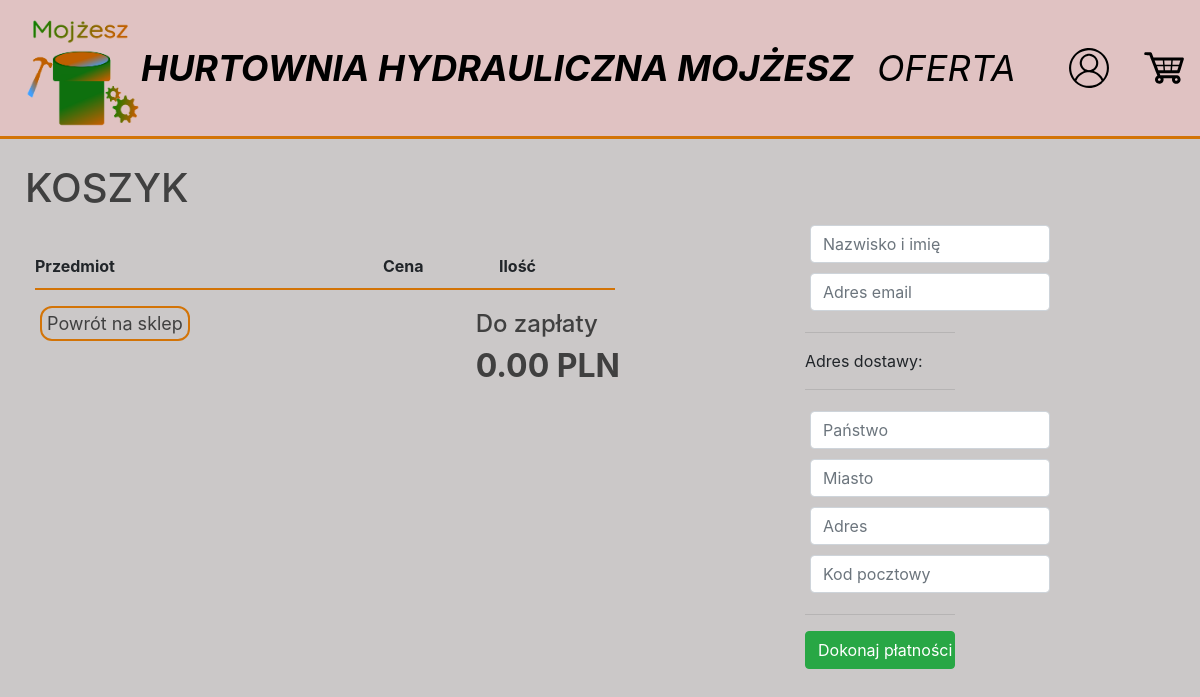
/zamowienie/ (signed in), run on an earlier commit of the app's database.
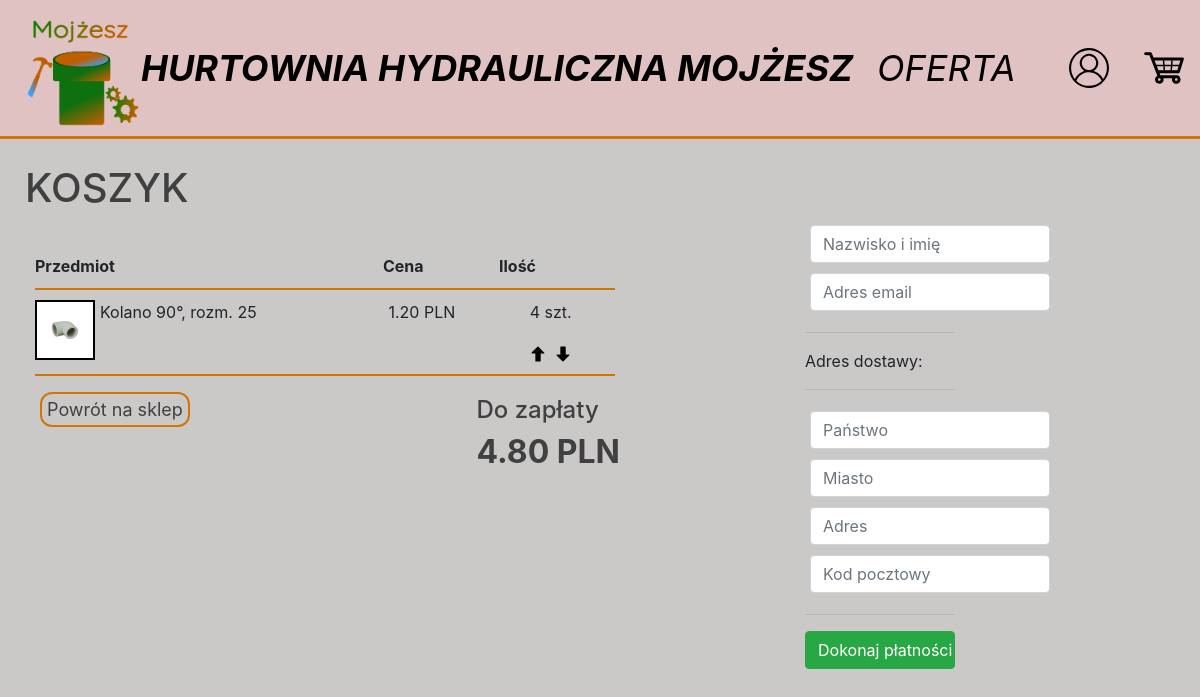
And on a later commit of the database.
### warehouse/models.py (models this page shows, shortened)
class Order(models.Model):
	customer = models.ForeignKey(Customer, on_delete=models.SET_NULL, null=True, blank=True)
	date_ordered = models.DateTimeField(auto_now_add=True)
	complete = models.BooleanField(default=False)
	transaction_id = models.CharField(max_length=100, null=True)
	@property
	def get_order_total(self):
		orderitems = self.orderitem_set.all()
		total = sum([item.get_total for item in orderitems])
		return total

class OrderItem(models.Model):
	product = models.ForeignKey(Product, on_delete=models.SET_NULL, null=True)
	order = models.ForeignKey(Order, on_delete=models.SET_NULL, null=True)
	quantity = models.IntegerField(default=0, null=True, blank=True)
	date_added = models.DateTimeField(auto_now_add=True)
	@property
	def get_total(self):
		total = self.product.price * self.quantity
		return total

class Product(models.Model):
	name = models.CharField(max_length=200)
	price = models.FloatField()
	amount = models.IntegerField(validators=[MinValueValidator(0), MaxValueValidator(100000)], default=0, null=True, blank=True,)
	producer = models.CharField(max_length=200, null= True, blank=True)
	img = models.ImageField(null=True, blank=True)
	@property
	def imgURL(self):
		try:
			url = self.img.url
		except:
			url = ''
		return url

### warehouse/views.py (the view)
# urls.py: path('zamowienie/', views.order, name="order"),
def order(request):
    if request.user.is_authenticated:
        customer = request.user.customer
        order, created = Order.objects.get_or_create(customer=customer, complete=False)
        items = order.orderitem_set.all()
    else:
        items = []
        order = {'get_order_total':0}
    context = {'items':items, 'order':order}
    return render(request, 'warehouse/order.html', context)

### warehouse/templates/warehouse/order.html (shortened to what this page needs)
{% extends 'warehouse/main.html' %}
{% load static %}
{% block content %}
<h1 id="kosz">KOSZYK</h1>
    <div class="row2">
        <div class="column2">
            <br>
            <div>
                <div class="cart-row">
                    <div style="flex:3"><strong>Przedmiot</strong></div>
                    <div style="flex:1"><strong>Cena</strong></div>
                    <div style="flex:1"><strong>Ilość</strong></div>
                </div>
            {% for item in items %}
                <div class="cart-row">
                    <div style="flex:0"><img class="row-img" src="{{item.product.imgURL}}"></div>
                    <div style="flex:2; margin-left: 5px;"><p>{{item.product.name}}</p></div>
                    <div style="flex:1;text-align: center;"><p>{{item.product.price|floatformat:2}} PLN</p></div>
                    <div style="flex:1; text-align: center;">
                        <p class="quantity">{{item.quantity}} szt.</p>
                        <div class="quantity">
                            <img data-product="{{item.product.id}}" data-action="add" class="arrow-quant update-order" src="{% static 'img/arrow-up.svg' %}">
                            <img data-product="{{item.product.id}}" data-action="remove" class="arrow-quant update-order" src="{% static 'img/arrow-down.svg' %}">
                        </div>
                    </div>
                </div>
            {% endfor %}
            </div>
        </div>
        <div class="total-price">
            <h4>Do zapłaty</h4><h2><strong>{{order.get_order_total|floatformat:2}} PLN</strong></h2>
        </div>
        <div>
            <a class="button-back" href="{% url 'items' %}">Powrót na sklep</a>
        </div>
    </div>
    <div class="row3">
		<div class="col-lg-6">
			<div class="box-element" id="form-wrapper">
				<form id="form">
					<div id="user-info">
						<div class="form-field">
							<input required class="form-control" type="text" name="name" placeholder="Nazwisko i imię">
						</div>
						<div class="form-field">
							<input required class="form-control" type="email" name="email" placeholder="Adres email">
						</div>
					</div>
					<div id="shipping-info">
						<hr>
						<p>Adres dostawy:</p>
						<hr>
                        <div class="form-field">
							<input class="form-control" type="text" name="state" placeholder="Państwo">
						</div>
						<div class="form-field">
							<input class="form-control" type="text" name="city" placeholder="Miasto">
						</div>
                        <div class="form-field">
							<input class="form-control" type="text" name="address" placeholder="Adres">
						</div>
						<div class="form-field">
							<input class="form-control" type="text" name="zipcode" placeholder="Kod pocztowy">
						</div>
					</div>
					<hr>
					<input id="make-payment" class="btn btn-success btn-block" type="submit" value="Dokonaj płatności">
				</form>
			</div>
		</div>
	</div>
{% endblock content %}

What changed in the data, as far as the page shows it:
added OrderItem: product.imgURL (picture), product.name "Kolano 90°, rozm. 25", product.price "1.20", quantity "4"
computed for Order: get_order_total "0.00" → "4.80"
